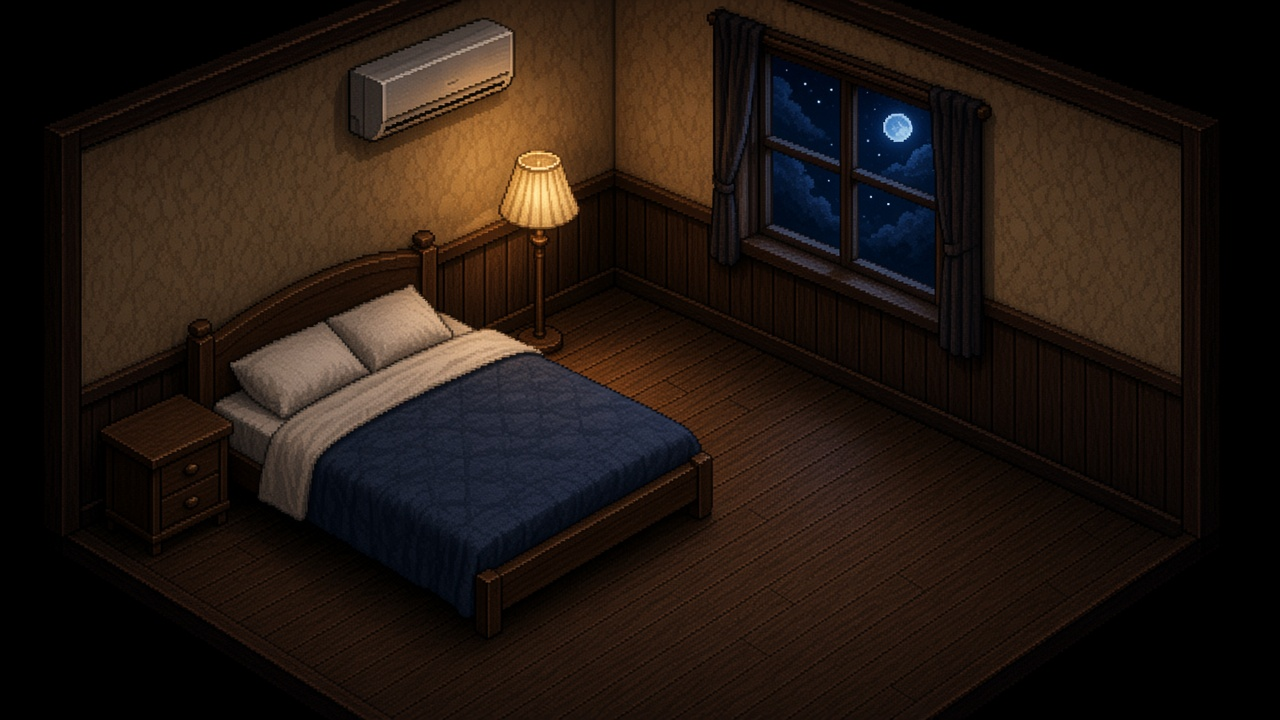
#> input picture assets/house/bedroom-base-src.jpg, 1280 x 720 px
$ python -i acsprite.py   (imports and definitions only)
#> lines starting #> are read from the running program, lines starting #| are printed output that depends on the picture; after the words box and inside, x2 and y2 are one past the last pixel; in counts of white or black regions, pixels touching at a corner belong together
"""壁挂空调：抠图精灵（从现有美术里的空调抠出来，可缩短 / 水平翻转 / 按目标墙面亮度调色后贴到别的墙上）+ 开机送风。

用在 add_ac.py（一次性修图，产物已提交）和 pipeline.paint_ac（每次 build 烘焙 lit 里的指示灯）。"""
import numpy as np
from PIL import Image, ImageDraw, ImageFilter

POLY = [(287, 49), (300, 44), (330, 36), (352, 33), (361, 34), (362, 63), (340, 70), (312, 81), (300, 86), (286, 86)]
BOX = (284, 30, 364, 88)

def lab(rgb):
    import cv2  # 只有抠图要 cv2
    return cv2.cvtColor(rgb.astype(np.uint8), cv2.COLOR_RGB2LAB).astype(np.float32)

def extract(img: np.ndarray, poly=POLY, box=BOX):
    """img: HxWx3 uint8。返回 (sprite RGBA uint8, wall_ref RGB mean)。"""
#> called with box = (284, 30, 364, 88)
    h, w, _ = img.shape
#> h = 720; w = 1280
    m = Image.new('L', (w, h), 0); ImageDraw.Draw(m).polygon(poly, fill=255)
#> after `m = Image.new('L', (w, h), 0)`: m: PIL image 1280x720 L; every value is 0
#> after `ImageDraw.Draw(m).polygon(poly, fill=255)`:
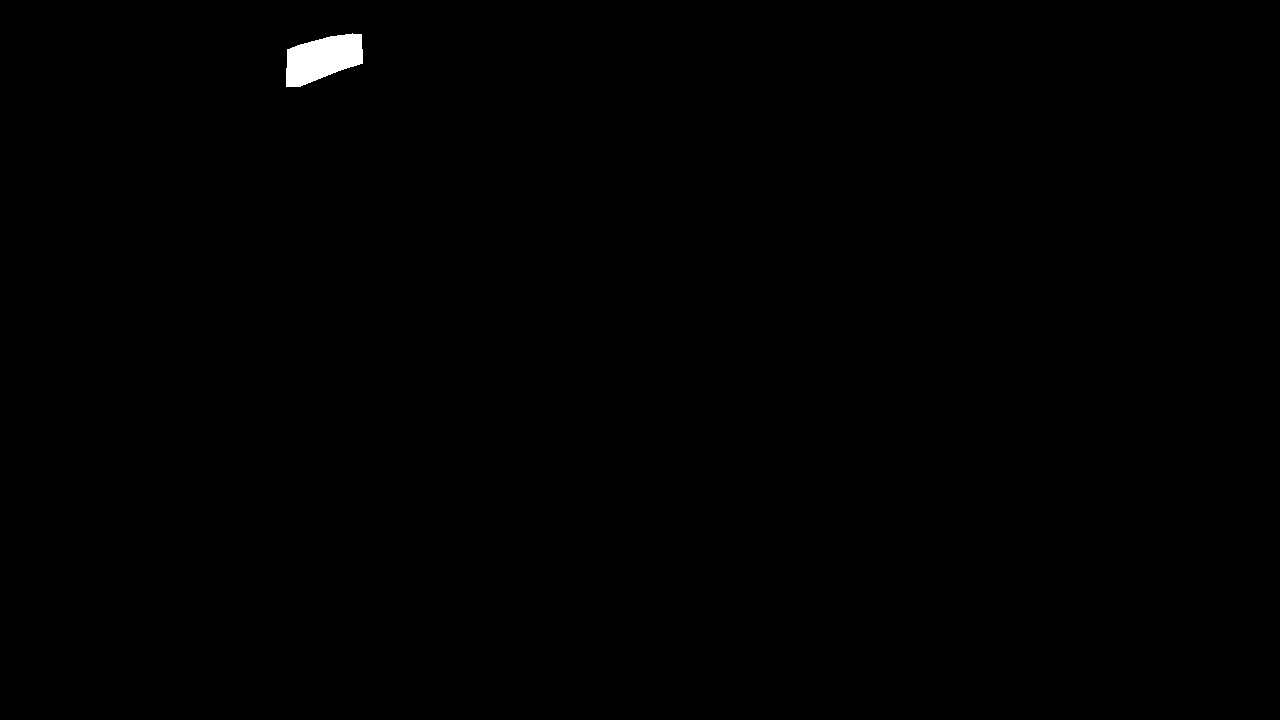
#> m: PIL image 1280x720 L; 0.31% white; 1 white region, box (x1, y1, x2, y2) and area: (286, 33, 363, 87) 2862
    inside = np.asarray(m) > 0
    ring = np.asarray(Image.fromarray(inside.astype(np.uint8) * 255).filter(ImageFilter.MaxFilter(9))) > 0
#> ring: shape (720, 1280) bool; 0.43% white; 1 white region, box (x1, y1, x2, y2) and area: (282, 29, 367, 91) 3974
    ring &= ~inside
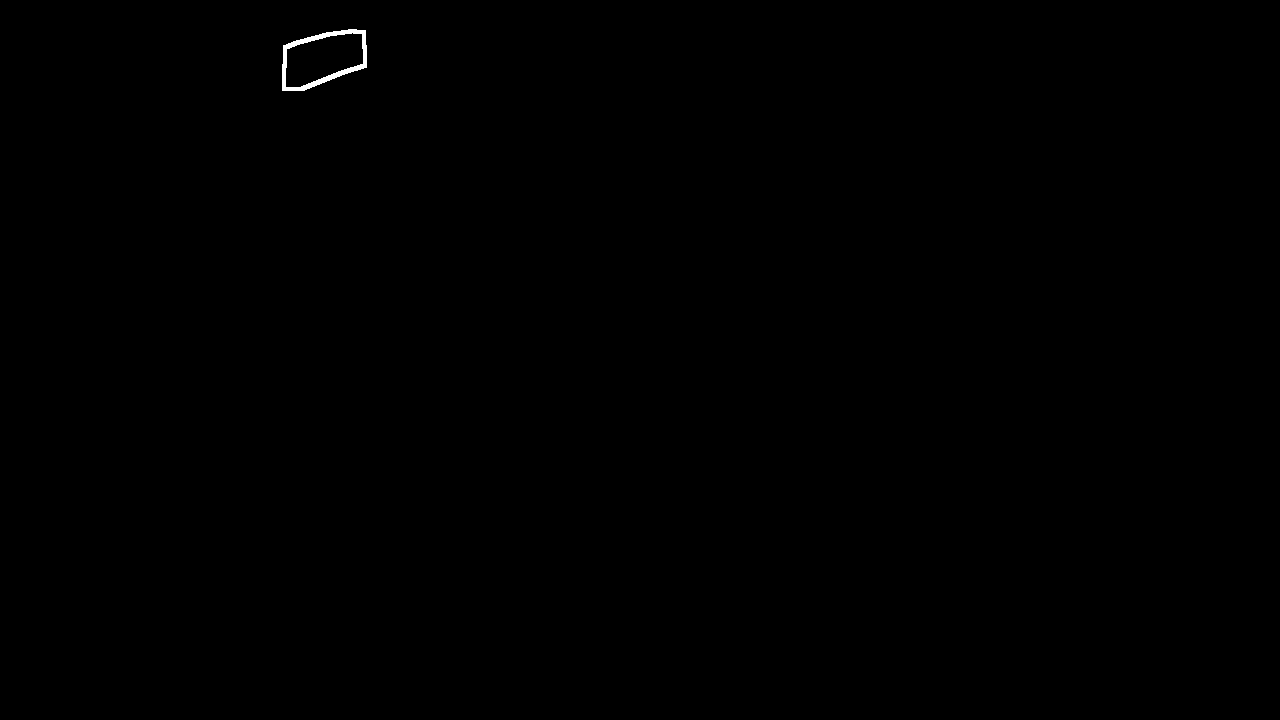
#> ring: shape (720, 1280) bool; 0.12% white; 1 white region, box (x1, y1, x2, y2) and area: (282, 29, 367, 91) 1112
    ys, xs = np.mgrid[0:h, 0:w]
    ring &= (ys > 40)   # 不要上沿木线
#> ring: shape (720, 1280) bool; 0.09% white; 1 white region, box (x1, y1, x2, y2) and area: (282, 41, 367, 91) 791
    L = lab(img)
#> in lab, `return cv2.cvtColor(rgb.astype(np.uint8), cv2.COLOR_RGB2LAB).astype(np..`:
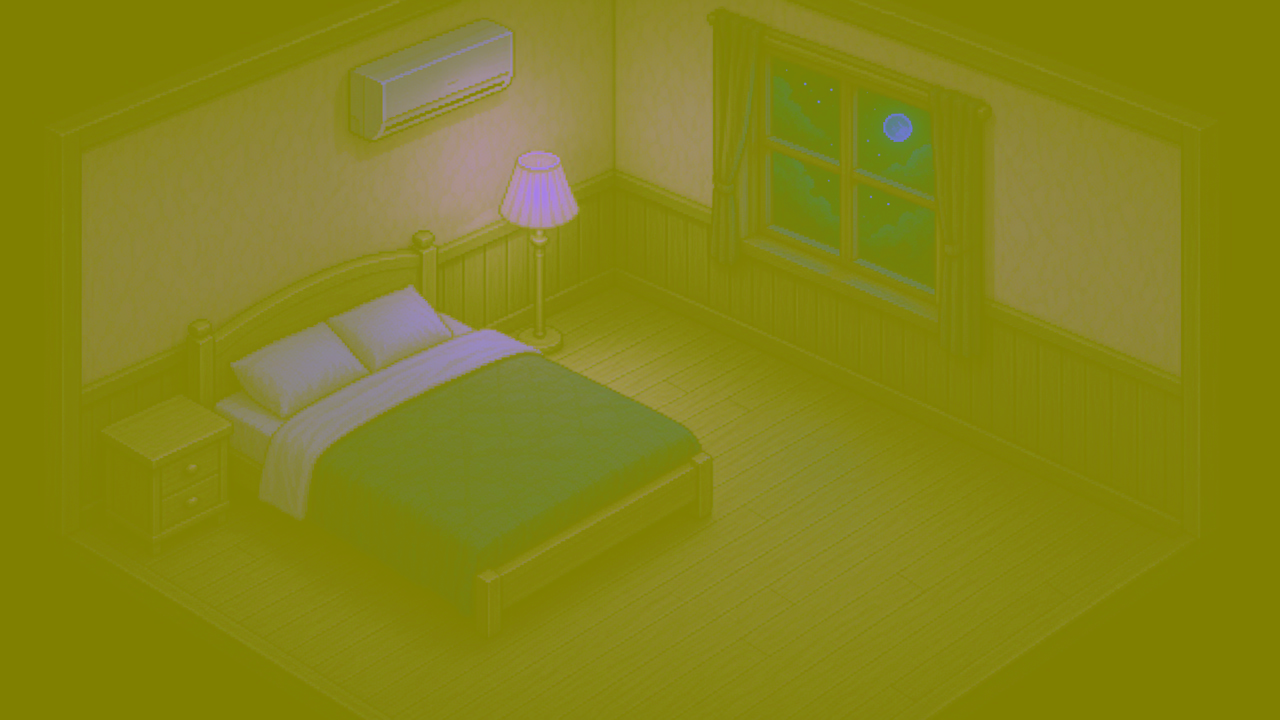
#> returned value: shape (720, 1280, 3) float32; mean of channels 0, 1, 2 26.6, 132, 133.4; drawn as B, G, R
    ref = np.median(L[ring], 0)
#> ref = [35, 134, 139]
    d = np.sqrt((((L - ref) * np.array([0.6, 1.4, 1.4])) ** 2).sum(-1))
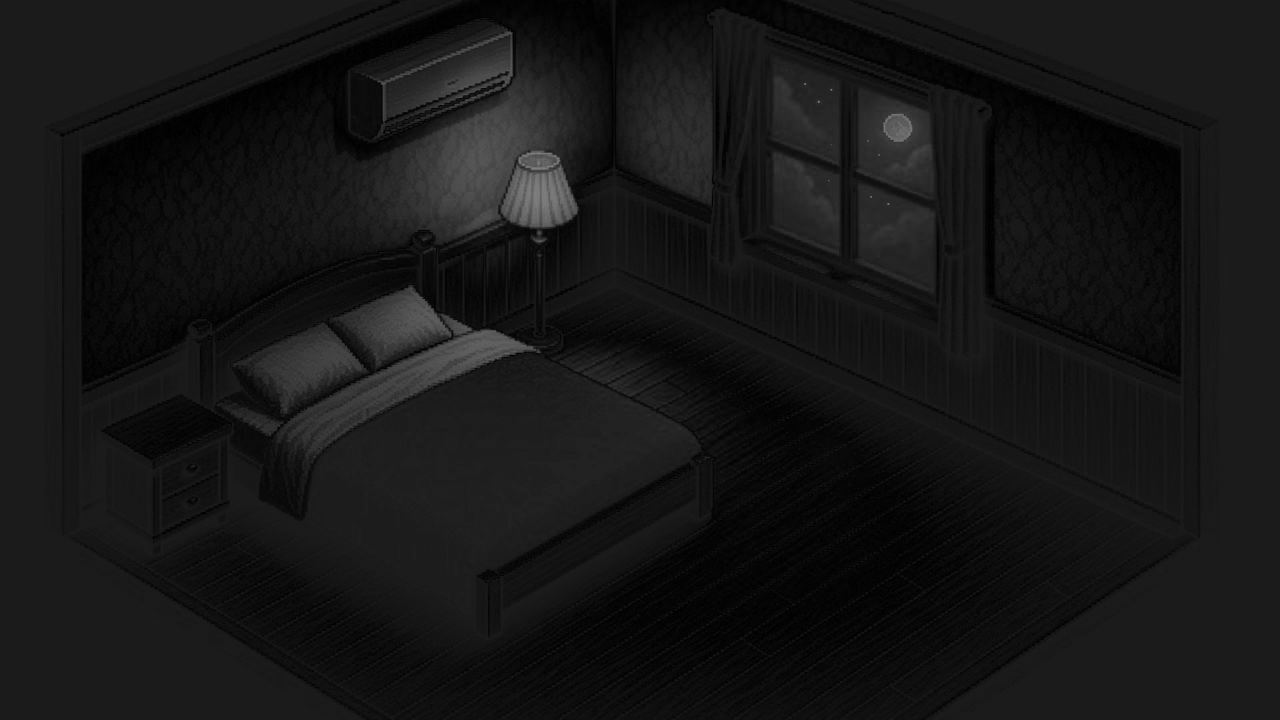
#> d: shape (720, 1280) float64; min 0, max 129.7, mean 22.5
    a = (d > 14) & inside
#> a: shape (720, 1280) bool; 0.14% white; 4 white regions (3 under 20 px), largest, box (x1, y1, x2, y2) and area: (286, 33, 362, 71) 1264
    # 闭运算补洞，再收一圈软边（像素画：硬 alpha）
    ai = Image.fromarray(a.astype(np.uint8) * 255).filter(ImageFilter.MaxFilter(3)).filter(ImageFilter.MinFilter(3))
#> ai: PIL image 1280x720 L; 0.14% white; 2 white regions (1 under 20 px), largest, box (x1, y1, x2, y2) and area: (286, 33, 362, 73) 1297
    a = (np.asarray(ai) > 0) & inside
    x0, y0, x1, y1 = box
    spr = np.zeros((y1 - y0, x1 - x0, 4), np.uint8)
    spr[..., :3] = img[y0:y1, x0:x1]
    spr[..., 3] = a[y0:y1, x0:x1] * 255
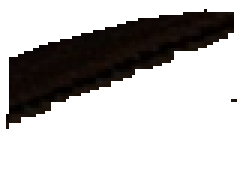
#> spr: shape (58, 80, 4) (shown 3 times larger); mean R, G, B, A 33.5, 21.9, 14.1, 71.4; transparent parts drawn white
    wall = img[ring].astype(np.float32).mean(0)
#> wall = [41.64, 27.69, 18.07]
    return spr, wall

last_sh = {}

# [28 lines left out: functions shorten, place, not called in this run]


# ---------- 开机：指示灯（烘焙进 lit）；送风在 App 里动态画（HouseAirflow），不烘焙 ----------
def paint_led(img, led):
    lx, ly = led
    img[ly:ly + PX, lx:lx + PX] = [0.45, 1.0, 0.75]


# 预览用：和 App 里 HouseAirflow 大致一样的一帧送风（不进素材）
PX = 2
# [28 lines left out: function paint_airflow, not called in this run]

>>> import cv2
>>> picture = cv2.cvtColor(cv2.imread('../../assets/house/bedroom-base-src.jpg'), cv2.COLOR_BGR2RGB)
>>> result = extract(picture)

$ run again, on assets/house/generic-base-src.jpg
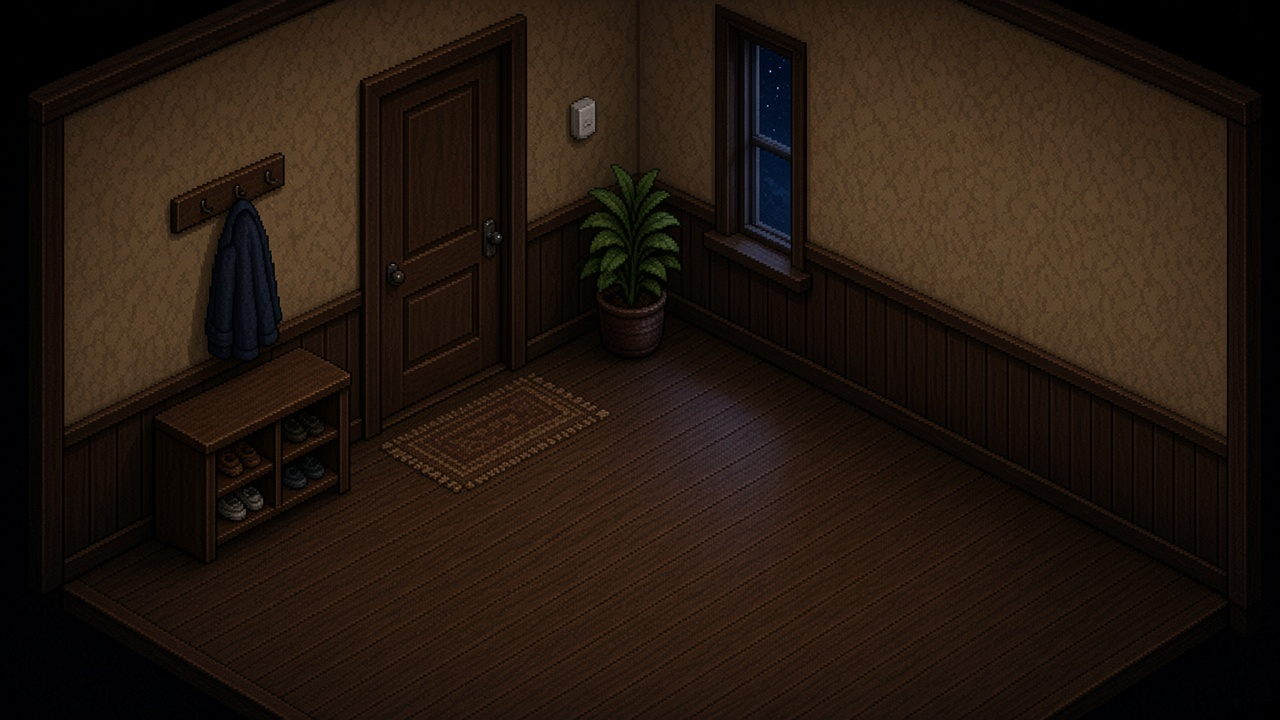
#> input picture assets/house/generic-base-src.jpg, 1280 x 720 px
#> m: PIL image 1280x720 L; every value is 0
#> m: PIL image 1280x720 L; 0.31% white; 1 white region, box (x1, y1, x2, y2) and area: (286, 33, 363, 87) 2862
#> in lab, `return cv2.cvtColor(rgb.astype(np.uint8), cv2.COLOR_RGB2LAB).astype(np..`:
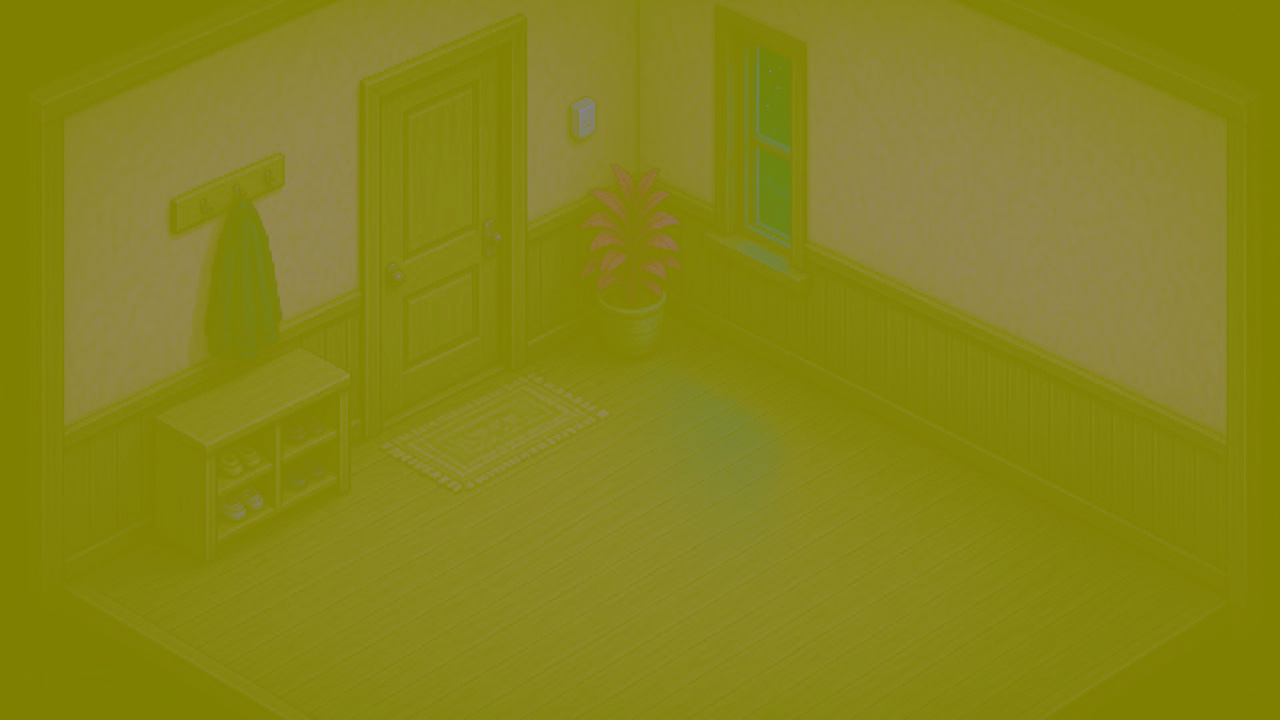
#> returned value: shape (720, 1280, 3) float32; mean of channels 0, 1, 2 27.3, 132.4, 135.2; drawn as B, G, R
#> ref = [56, 134, 144]
#> in extract, `d = np.sqrt((((L - ref) * np.array([0.6, 1.4, 1.4])) ** 2).sum(-1))`:
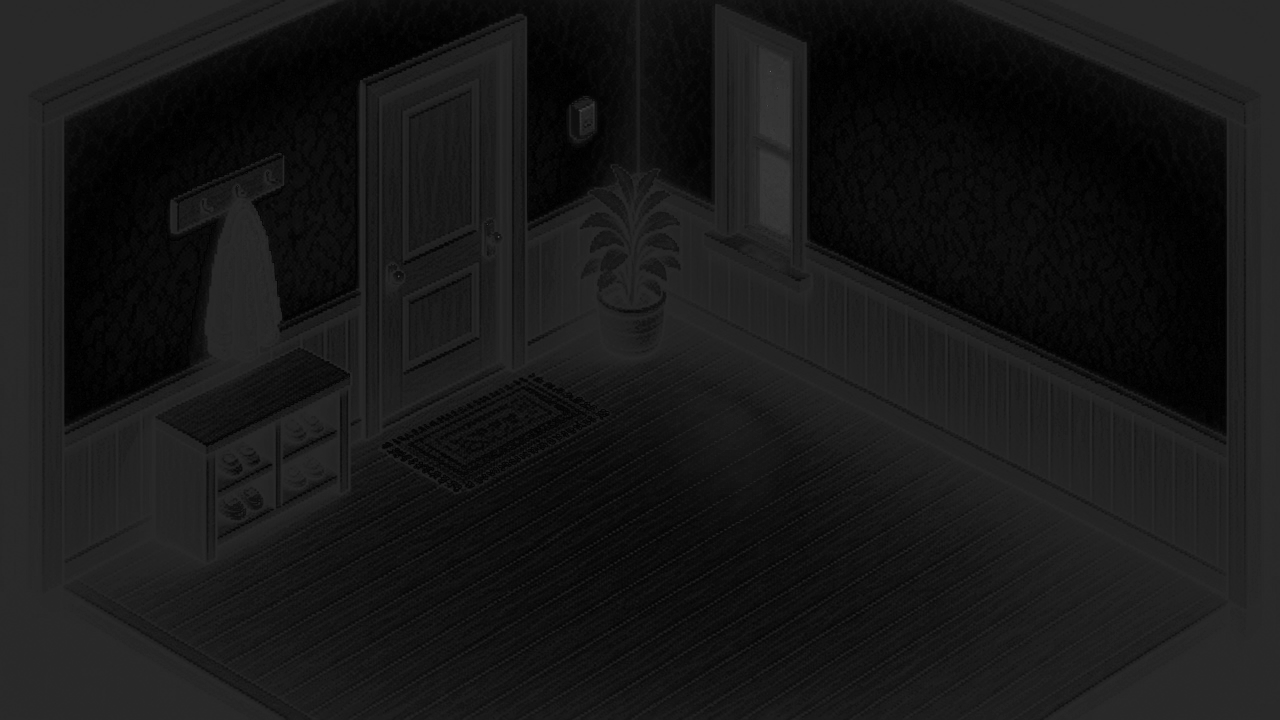
#> d: shape (720, 1280) float64; min 0.6, max 106.2, mean 23.9
#> wall = [67.54, 47.83, 29.24]

$ run again, on assets/house/house-cutaway-base-src.jpg
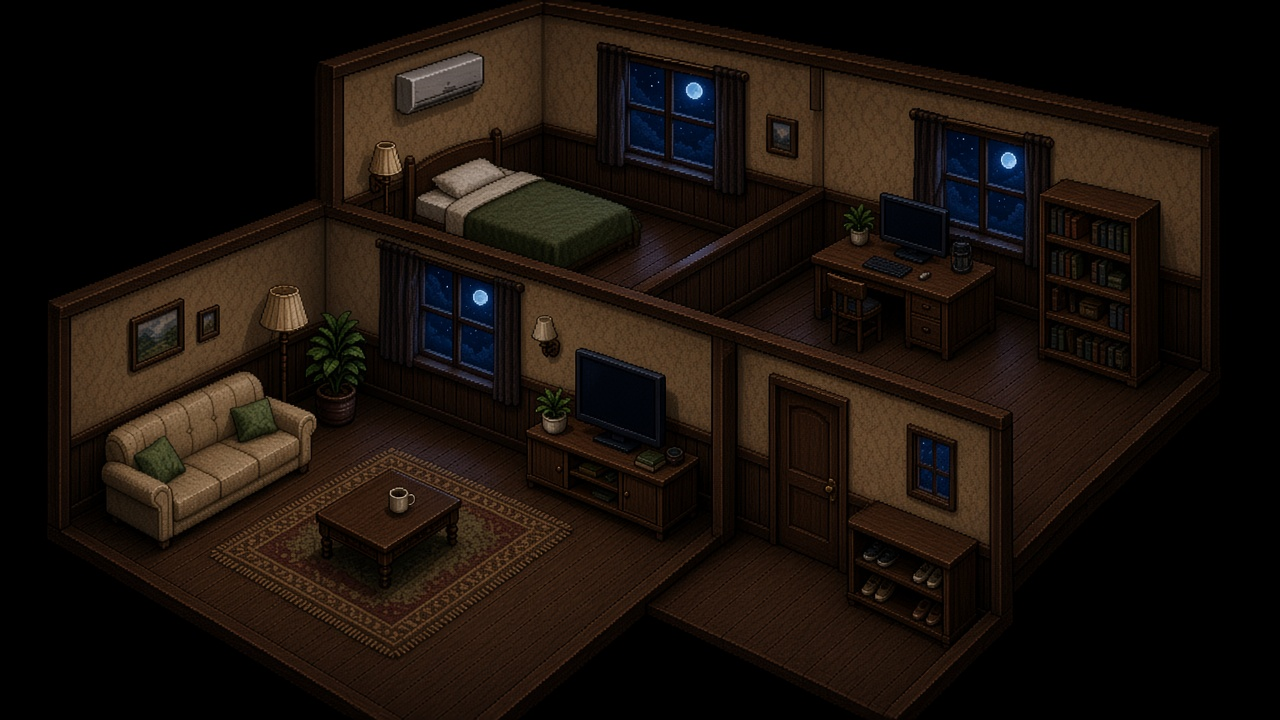
#> input picture assets/house/house-cutaway-base-src.jpg, 1280 x 720 px
#> m: PIL image 1280x720 L; every value is 0
#> m: PIL image 1280x720 L; 0.31% white; 1 white region, box (x1, y1, x2, y2) and area: (286, 33, 363, 87) 2862
#> in lab, `return cv2.cvtColor(rgb.astype(np.uint8), cv2.COLOR_RGB2LAB).astype(np..`:
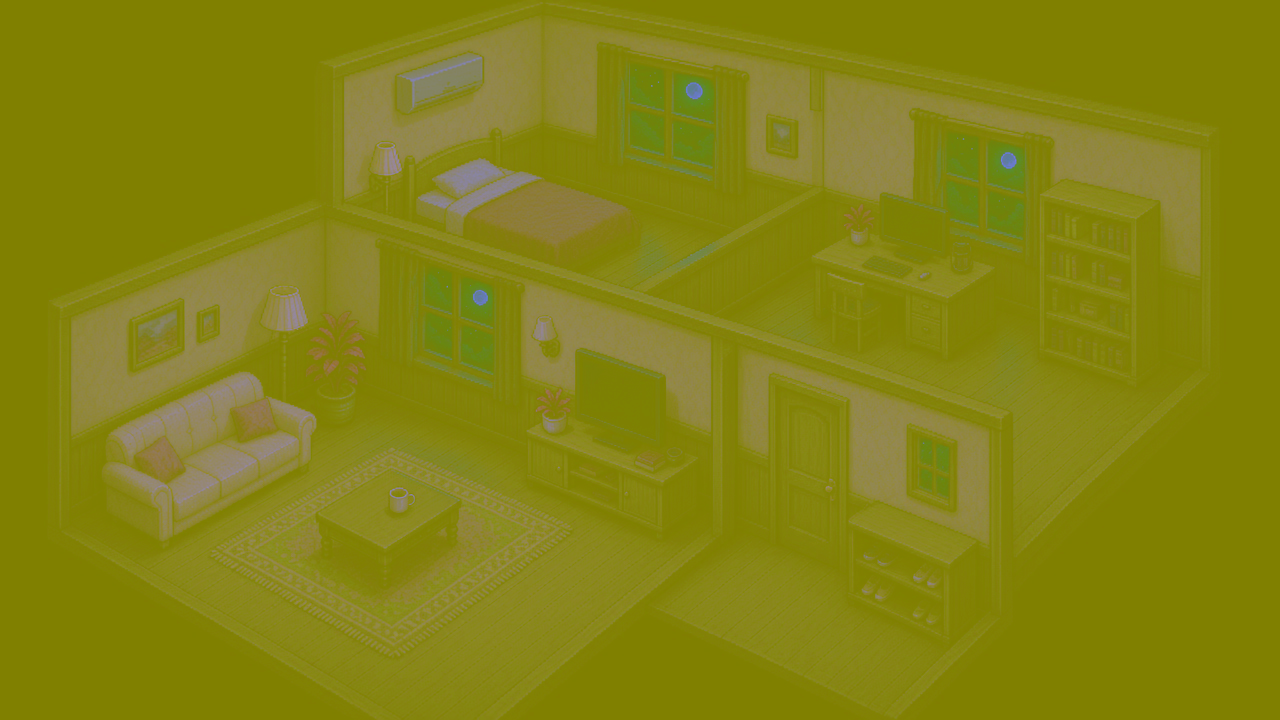
#> returned value: shape (720, 1280, 3) float32; mean of channels 0, 1, 2 19.5, 131, 132.6; drawn as B, G, R
#> ref = [0, 128, 128]
#> ai: PIL image 1280x720 L; 0.04% white; 1 white region, box (x1, y1, x2, y2) and area: (321, 50, 363, 73) 381
#> in extract, `spr[..., 3] = a[y0:y1, x0:x1] * 255`:
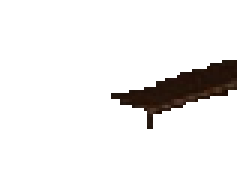
#> spr: shape (58, 80, 4) (shown 3 times larger); mean R, G, B, A 11.3, 6.9, 3.9, 20.9; transparent parts drawn white
#> wall = [10.47, 5.93, 3.26]
